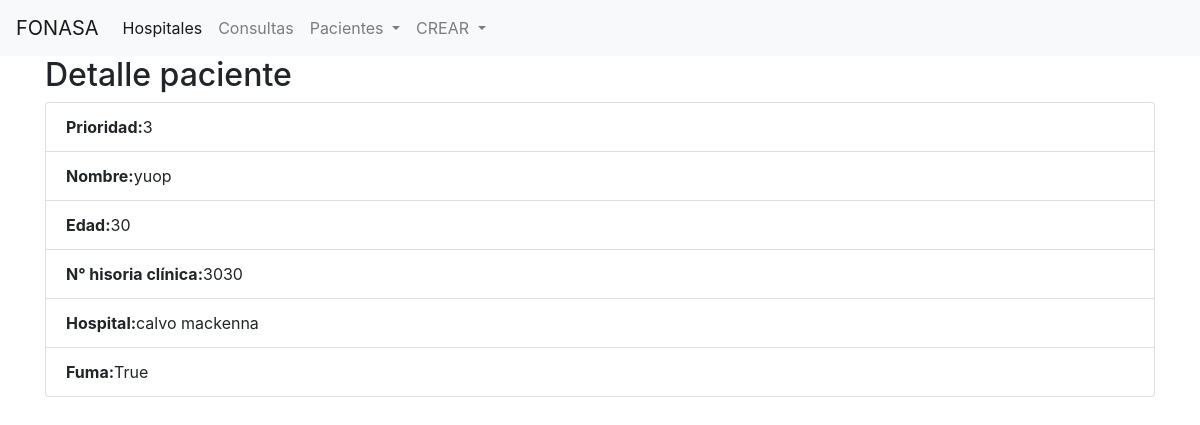
The page /pjoven/9/ on the database its author committed.
### main/models.py (models this page shows, shortened)
class Paciente(models.Model):
    prioridad = models.PositiveIntegerField()
    nombre = models.CharField(max_length=60)
    edad = models.PositiveIntegerField()
    n_hist_clinica = models.PositiveIntegerField("N° historia clínica")
    hospitales = models.ForeignKey(Hospital, on_delete=models.CASCADE)
    class Meta:
        verbose_name = 'Paciente'
        verbose_name_plural = 'Pacientes'
        ordering = ('pk',)

class Hospital(models.Model):
    nombre = models.CharField(max_length=60)
    class Meta:
        verbose_name = 'Hospital'
        verbose_name_plural = 'Hospitales'
        ordering = ('nombre',)
    def __str__(self):
        return self.nombre

class Pjoven(Paciente):
    fumador = models.BooleanField(default=False)
    class Meta:
        verbose_name = 'Pjoven'
        verbose_name_plural = 'Pjovenes'
        ordering = ('pk',)

### main/views.py (the view)
# urls.py: path('pjoven/<int:pk>/', PjovenDetailView.as_view(), name='pjoven_detail'),
class PjovenDetailView(DetailView):
    model = Pjoven
    template_name = 'pjoven_detail.html'

### main/templates/pjoven_detail.html
{% extends "base.html" %}
{% block content %}
<h2>Detalle paciente</h2>
<ul class="list-group">
    <li class="list-group-item"><b>Prioridad:</b>{{ object.prioridad }}</li>
    <li class="list-group-item"><b>Nombre:</b>{{ object.nombre }}</li>
    <li class="list-group-item"><b>Edad:</b>{{ object.edad }}</li>
    <li class="list-group-item"><b>N° hisoria clínica:</b>{{ object.n_hist_clinica }}</li>
    <li class="list-group-item"><b>Hospital:</b>{{ object.hospitales }}</li>
    <li class="list-group-item"><b>Fuma:</b>{{ object.fumador }}</li>
</ul>
{%  endblock content%}

### rows shown on the page
Paciente: prioridad "3", nombre "yuop", edad "30", n_hist_clinica "3030", hospitales "calvo mackenna"
Pjoven: fumador "True"
